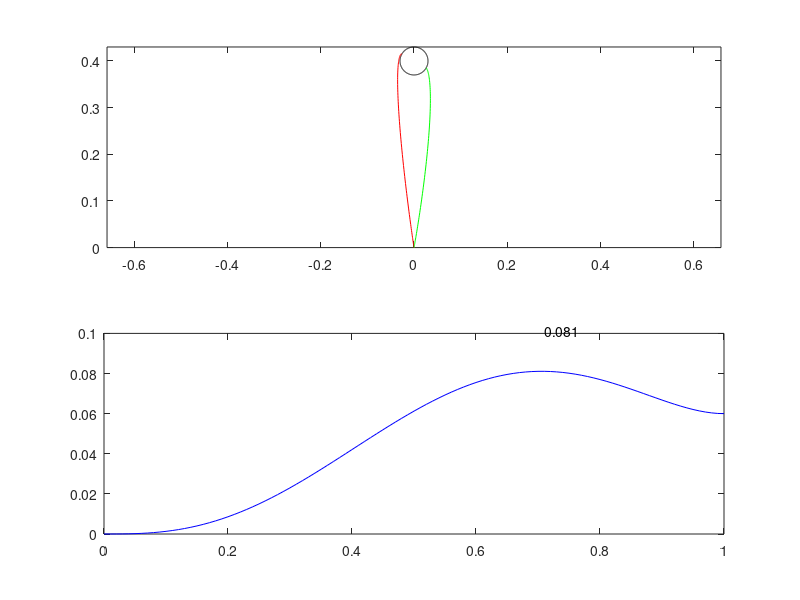

MATLAB code for this plot:
%% Minimum-jerk-trajectory
% Flash T, Hogan N (1985) The coordination of arm movements: an
% experimentally confirmed mathematical model. J neurosci 5:1688-1703
%
% See also http://www.shadmehrlab.org/book/minimum_jerk/minimumjerk.html
%
% Finding a trajectory for a fixed distance and time can be
% operationalized as finding the trajectory with the minimal summed squared
% jerk. This can be quantified as:
%
% x(t) = c0 + c1*t + c2*t^2 + c3*t^3 + c4*t^4 + c5*t^5;
%
% with derivatives
%
% v(t) = c1 + 2*c2*t + 3*c3*t^2 + 4*c4*t^3 + 5*c5*t^4;
% a(t) = 2*c2 + 6*c3*t + 12*c4*t^2 + 20*c5*t^3;
%
% Smeets and Brenner (1999) proposed to regard grasping movements as the
% minimum-jerk-trajectory of two digits moving independently with the
% following contraints:
%
% x(0) = 0;     x(mt) = d;
% v(0) = 0;     v(mt) = 0;
% a(0) = 0;     a(mt) = ap/mt^2
%
% legend:
% x = position; v = velocity; a = acceleration
% d = distance; mt = movement time; ap = "approach parameter"
%
% this results in the following parameter values
%
% c0 = 0;
% c1 = 0;
% c2 = 0;
% c3 = (10*d+ap) / (2*mt^3);
% c4 = (-15*d-ap) / (mt^4);
% c5 = (12*d+ap) / (2*mt^5);
%
% for ease of analysis, a normalized time ratio is introduced
% tr = t/mt;
%
% the new constrained and substituted equation now yields
%
% x(tr) = (0.5*ap*(tr-1)^2 + d*(6*tr^2 - 15*tr + 10)) * tr^3;


%% Example
% A disc at distance d with radius r is grasped at two opposing points,
% located at an angle phi from the x-axis

% settings
d = 0.4;
r = 0.03;
phi = -30*(pi/180);
ap = 1;
tr = 0:0.01:1;

% goal
xg = r.*sin(0:0.01:2*pi);
yg = r.*cos(0:0.01:2*pi) + d;

% thumb
xt = -cos(phi) .* (0.5.*ap.*(tr-1).^2 + r.*(6.*tr.^2 - 15.*tr + 10)) .* tr.^3;
yt = (-0.5.*ap.*sin(phi).*(tr-1).^2 + (d-r.*sin(phi)) .* (6.*tr.^2 - 15.*tr + 10)) .* tr.^3;

% index finger
xi = cos(phi) .* (0.5.*ap.*(tr-1).^2 + r.*(6.*tr.^2 - 15.*tr + 10)) .* tr.^3;
yi = (0.5.*ap.*sin(phi).*(tr-1).^2 + (d+r.*sin(phi)) .* (6.*tr.^2 - 15.*tr + 10)) .* tr.^3;

% calculate grip aperture in Euclidian distance (using Pythagoras)
apt = [xi-xt; yi-yt];
apt = squeeze(sqrt(sum(apt.^2,1)));

% plot
figure;
subplot(2,1,1); hold off;
plot(xg,yg,'k'); hold on;
plot(xt,yt,'r');
plot(xi,yi,'g'); hold off;
axis equal;

% plot grip aperture
subplot(2,1,2); hold off;
plot(tr,apt,'b');
[mga,maxt] = max(apt);
text(tr(maxt),mga+0.02,sprintf('%0.3f',mga));